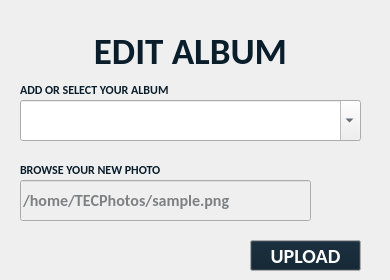
      <widget class="QWidget" name="editAlbum">
       <attribute name="icon">
        <iconset resource="Resources/resources.qrc">
         <normaloff>:/icon/addAlbumOff.png</normaloff>
         <normalon>:/icon/addAlbumOn.png</normalon>:/icon/addAlbumOff.png</iconset>
       </attribute>
       <attribute name="title">
        <string notr="true"/>
       </attribute>
       <widget class="QLabel" name="editAlbumLabel">
        <property name="geometry">
         <rect>
          <x>0</x>
          <y>30</y>
          <width>381</width>
          <height>41</height>
         </rect>
        </property>
        <property name="palette">
         <palette>
          <active>
           <colorrole role="WindowText">
            <brush brushstyle="SolidPattern">
             <color alpha="255">
              <red>10</red>
              <green>29</green>
              <blue>43</blue>
             </color>
            </brush>
           </colorrole>
           <colorrole role="Text">
            <brush brushstyle="SolidPattern">
             <color alpha="255">
              <red>10</red>
              <green>29</green>
              <blue>43</blue>
             </color>
            </brush>
           </colorrole>
           <colorrole role="PlaceholderText">
            <brush brushstyle="SolidPattern">
             <color alpha="128">
              <red>10</red>
              <green>29</green>
              <blue>43</blue>
             </color>
            </brush>
           </colorrole>
          </active>
          <inactive>
           <colorrole role="WindowText">
            <brush brushstyle="SolidPattern">
             <color alpha="255">
              <red>10</red>
              <green>29</green>
              <blue>43</blue>
             </color>
            </brush>
           </colorrole>
           <colorrole role="Text">
            <brush brushstyle="SolidPattern">
             <color alpha="255">
              <red>10</red>
              <green>29</green>
              <blue>43</blue>
             </color>
            </brush>
           </colorrole>
           <colorrole role="PlaceholderText">
            <brush brushstyle="SolidPattern">
             <color alpha="128">
              <red>10</red>
              <green>29</green>
              <blue>43</blue>
             </color>
            </brush>
           </colorrole>
          </inactive>
          <disabled>
           <colorrole role="WindowText">
            <brush brushstyle="SolidPattern">
             <color alpha="255">
              <red>98</red>
              <green>108</green>
              <blue>118</blue>
             </color>
            </brush>
           </colorrole>
           <colorrole role="Text">
            <brush brushstyle="SolidPattern">
             <color alpha="255">
              <red>98</red>
              <green>108</green>
              <blue>118</blue>
             </color>
            </brush>
           </colorrole>
           <colorrole role="PlaceholderText">
            <brush brushstyle="SolidPattern">
             <color alpha="128">
              <red>252</red>
              <green>252</green>
              <blue>252</blue>
             </color>
            </brush>
           </colorrole>
          </disabled>
         </palette>
        </property>
        <property name="font">
         <font>
          <family>Carlito</family>
          <pointsize>28</pointsize>
          <weight>75</weight>
          <bold>true</bold>
         </font>
        </property>
        <property name="lineWidth">
         <number>0</number>
        </property>
        <property name="text">
         <string>EDIT ALBUM</string>
        </property>
        <property name="alignment">
         <set>Qt::AlignCenter</set>
        </property>
       </widget>
       <widget class="QPushButton" name="uploadPhotoButton">
        <property name="enabled">
         <bool>true</bool>
        </property>
        <property name="geometry">
         <rect>
          <x>250</x>
          <y>240</y>
          <width>111</width>
          <height>31</height>
         </rect>
        </property>
        <property name="palette">
         <palette>
          <active>
           <colorrole role="Button">
            <brush brushstyle="SolidPattern">
             <color alpha="255">
              <red>10</red>
              <green>29</green>
              <blue>43</blue>
             </color>
            </brush>
           </colorrole>
           <colorrole role="ButtonText">
            <brush brushstyle="SolidPattern">
             <color alpha="255">
              <red>0</red>
              <green>154</green>
              <blue>254</blue>
             </color>
            </brush>
           </colorrole>
          </active>
          <inactive>
           <colorrole role="Button">
            <brush brushstyle="SolidPattern">
             <color alpha="255">
              <red>10</red>
              <green>29</green>
              <blue>43</blue>
             </color>
            </brush>
           </colorrole>
           <colorrole role="ButtonText">
            <brush brushstyle="SolidPattern">
             <color alpha="255">
              <red>252</red>
              <green>252</green>
              <blue>252</blue>
             </color>
            </brush>
           </colorrole>
          </inactive>
          <disabled>
           <colorrole role="Button">
            <brush brushstyle="SolidPattern">
             <color alpha="255">
              <red>97</red>
              <green>112</green>
              <blue>122</blue>
             </color>
            </brush>
           </colorrole>
           <colorrole role="ButtonText">
            <brush brushstyle="SolidPattern">
             <color alpha="255">
              <red>98</red>
              <green>108</green>
              <blue>118</blue>
             </color>
            </brush>
           </colorrole>
          </disabled>
         </palette>
        </property>
        <property name="font">
         <font>
          <family>Carlito</family>
          <pointsize>15</pointsize>
          <weight>75</weight>
          <bold>true</bold>
         </font>
        </property>
        <property name="cursor">
         <cursorShape>PointingHandCursor</cursorShape>
        </property>
        <property name="autoFillBackground">
         <bool>false</bool>
        </property>
        <property name="text">
         <string>UPLOAD</string>
        </property>
       </widget>
       <widget class="QLineEdit" name="photoPathLineEdit">
        <property name="geometry">
         <rect>
          <x>20</x>
          <y>180</y>
          <width>291</width>
          <height>41</height>
         </rect>
        </property>
        <property name="palette">
         <palette>
          <active>
           <colorrole role="Text">
            <brush brushstyle="SolidPattern">
             <color alpha="255">
              <red>0</red>
              <green>154</green>
              <blue>254</blue>
             </color>
            </brush>
           </colorrole>
           <colorrole role="Base">
            <brush brushstyle="SolidPattern">
             <color alpha="0">
              <red>0</red>
              <green>0</green>
              <blue>0</blue>
             </color>
            </brush>
           </colorrole>
           <colorrole role="PlaceholderText">
            <brush brushstyle="SolidPattern">
             <color alpha="128">
              <red>13</red>
              <green>18</green>
              <blue>22</blue>
             </color>
            </brush>
           </colorrole>
          </active>
          <inactive>
           <colorrole role="Text">
            <brush brushstyle="SolidPattern">
             <color alpha="255">
              <red>0</red>
              <green>154</green>
              <blue>254</blue>
             </color>
            </brush>
           </colorrole>
           <colorrole role="Base">
            <brush brushstyle="SolidPattern">
             <color alpha="0">
              <red>0</red>
              <green>0</green>
              <blue>0</blue>
             </color>
            </brush>
           </colorrole>
           <colorrole role="PlaceholderText">
            <brush brushstyle="SolidPattern">
             <color alpha="128">
              <red>13</red>
              <green>18</green>
              <blue>22</blue>
             </color>
            </brush>
           </colorrole>
          </inactive>
          <disabled>
           <colorrole role="Text">
            <brush brushstyle="SolidPattern">
             <color alpha="255">
              <red>98</red>
              <green>108</green>
              <blue>118</blue>
             </color>
            </brush>
           </colorrole>
           <colorrole role="Base">
            <brush brushstyle="SolidPattern">
             <color alpha="255">
              <red>49</red>
              <green>54</green>
              <blue>59</blue>
             </color>
            </brush>
           </colorrole>
           <colorrole role="PlaceholderText">
            <brush brushstyle="SolidPattern">
             <color alpha="128">
              <red>252</red>
              <green>252</green>
              <blue>252</blue>
             </color>
            </brush>
           </colorrole>
          </disabled>
         </palette>
        </property>
        <property name="font">
         <font>
          <family>Carlito</family>
          <pointsize>12</pointsize>
          <weight>75</weight>
          <bold>true</bold>
          <stylestrategy>PreferDefault</stylestrategy>
          <kerning>false</kerning>
         </font>
        </property>
        <property name="focusPolicy">
         <enum>Qt::NoFocus</enum>
        </property>
        <property name="layoutDirection">
         <enum>Qt::LeftToRight</enum>
        </property>
        <property name="autoFillBackground">
         <bool>false</bool>
        </property>
        <property name="text">
         <string/>
        </property>
        <property name="maxLength">
         <number>999999999</number>
        </property>
        <property name="frame">
         <bool>true</bool>
        </property>
        <property name="alignment">
         <set>Qt::AlignLeading|Qt::AlignLeft|Qt::AlignVCenter</set>
        </property>
        <property name="readOnly">
         <bool>true</bool>
        </property>
        <property name="placeholderText">
         <string notr="true">/home/TECPhotos/sample.png</string>
        </property>
        <property name="clearButtonEnabled">
         <bool>false</bool>
        </property>
       </widget>
       <widget class="QPushButton" name="browseButton">
        <property name="enabled">
         <bool>true</bool>
        </property>
        <property name="geometry">
         <rect>
          <x>320</x>
          <y>180</y>
          <width>40</width>
          <height>40</height>
         </rect>
        </property>
        <property name="palette">
         <palette>
          <active>
           <colorrole role="Button">
            <brush brushstyle="SolidPattern">
             <color alpha="255">
              <red>255</red>
              <green>255</green>
              <blue>255</blue>
             </color>
            </brush>
           </colorrole>
           <colorrole role="ButtonText">
            <brush brushstyle="SolidPattern">
             <color alpha="255">
              <red>0</red>
              <green>154</green>
              <blue>254</blue>
             </color>
            </brush>
           </colorrole>
          </active>
          <inactive>
           <colorrole role="Button">
            <brush brushstyle="SolidPattern">
             <color alpha="255">
              <red>255</red>
              <green>255</green>
              <blue>255</blue>
             </color>
            </brush>
           </colorrole>
           <colorrole role="ButtonText">
            <brush brushstyle="SolidPattern">
             <color alpha="255">
              <red>252</red>
              <green>252</green>
              <blue>252</blue>
             </color>
            </brush>
           </colorrole>
          </inactive>
          <disabled>
           <colorrole role="Button">
            <brush brushstyle="SolidPattern">
             <color alpha="255">
              <red>255</red>
              <green>255</green>
              <blue>255</blue>
             </color>
            </brush>
           </colorrole>
           <colorrole role="ButtonText">
            <brush brushstyle="SolidPattern">
             <color alpha="255">
              <red>98</red>
              <green>108</green>
              <blue>118</blue>
             </color>
            </brush>
           </colorrole>
          </disabled>
         </palette>
        </property>
        <property name="font">
         <font>
          <family>Carlito</family>
          <pointsize>50</pointsize>
          <weight>75</weight>
          <bold>true</bold>
         </font>
        </property>
        <property name="cursor">
         <cursorShape>PointingHandCursor</cursorShape>
        </property>
        <property name="layoutDirection">
         <enum>Qt::LeftToRight</enum>
        </property>
        <property name="autoFillBackground">
         <bool>false</bool>
        </property>
        <property name="text">
         <string notr="true"/>
        </property>
        <property name="icon">
         <iconset resource="Resources/resources.qrc">
          <normaloff>:/icon/browseImage.png</normaloff>:/icon/browseImage.png</iconset>
        </property>
        <property name="iconSize">
         <size>
          <width>40</width>
          <height>40</height>
         </size>
        </property>
        <property name="flat">
         <bool>true</bool>
        </property>
       </widget>
       <widget class="QComboBox" name="editAlbumSelectorComboBox">
        <property name="geometry">
         <rect>
          <x>20</x>
          <y>100</y>
          <width>341</width>
          <height>41</height>
         </rect>
        </property>
        <property name="palette">
         <palette>
          <active>
           <colorrole role="WindowText">
            <brush brushstyle="SolidPattern">
             <color alpha="255">
              <red>10</red>
              <green>29</green>
              <blue>43</blue>
             </color>
            </brush>
           </colorrole>
           <colorrole role="Text">
            <brush brushstyle="SolidPattern">
             <color alpha="255">
              <red>10</red>
              <green>29</green>
              <blue>43</blue>
             </color>
            </brush>
           </colorrole>
           <colorrole role="BrightText">
            <brush brushstyle="SolidPattern">
             <color alpha="255">
              <red>10</red>
              <green>29</green>
              <blue>43</blue>
             </color>
            </brush>
           </colorrole>
           <colorrole role="ButtonText">
            <brush brushstyle="SolidPattern">
             <color alpha="255">
              <red>10</red>
              <green>29</green>
              <blue>43</blue>
             </color>
            </brush>
           </colorrole>
           <colorrole role="PlaceholderText">
            <brush brushstyle="SolidPattern">
             <color alpha="128">
              <red>61</red>
              <green>174</green>
              <blue>233</blue>
             </color>
            </brush>
           </colorrole>
          </active>
          <inactive>
           <colorrole role="WindowText">
            <brush brushstyle="SolidPattern">
             <color alpha="255">
              <red>10</red>
              <green>29</green>
              <blue>43</blue>
             </color>
            </brush>
           </colorrole>
           <colorrole role="Text">
            <brush brushstyle="SolidPattern">
             <color alpha="255">
              <red>10</red>
              <green>29</green>
              <blue>43</blue>
             </color>
            </brush>
           </colorrole>
           <colorrole role="BrightText">
            <brush brushstyle="SolidPattern">
             <color alpha="255">
              <red>10</red>
              <green>29</green>
              <blue>43</blue>
             </color>
            </brush>
           </colorrole>
           <colorrole role="ButtonText">
            <brush brushstyle="SolidPattern">
             <color alpha="255">
              <red>10</red>
              <green>29</green>
              <blue>43</blue>
             </color>
            </brush>
           </colorrole>
           <colorrole role="PlaceholderText">
            <brush brushstyle="SolidPattern">
             <color alpha="128">
              <red>61</red>
              <green>174</green>
              <blue>233</blue>
             </color>
            </brush>
           </colorrole>
          </inactive>
          <disabled>
           <colorrole role="WindowText">
            <brush brushstyle="SolidPattern">
             <color alpha="255">
              <red>98</red>
              <green>108</green>
              <blue>118</blue>
             </color>
            </brush>
           </colorrole>
           <colorrole role="Text">
            <brush brushstyle="SolidPattern">
             <color alpha="255">
              <red>98</red>
              <green>108</green>
              <blue>118</blue>
             </color>
            </brush>
           </colorrole>
           <colorrole role="BrightText">
            <brush brushstyle="SolidPattern">
             <color alpha="255">
              <red>10</red>
              <green>29</green>
              <blue>43</blue>
             </color>
            </brush>
           </colorrole>
           <colorrole role="ButtonText">
            <brush brushstyle="SolidPattern">
             <color alpha="255">
              <red>98</red>
              <green>108</green>
              <blue>118</blue>
             </color>
            </brush>
           </colorrole>
           <colorrole role="PlaceholderText">
            <brush brushstyle="SolidPattern">
             <color alpha="128">
              <red>252</red>
              <green>252</green>
              <blue>252</blue>
             </color>
            </brush>
           </colorrole>
          </disabled>
         </palette>
        </property>
        <property name="font">
         <font>
          <family>Carlito</family>
          <pointsize>12</pointsize>
          <weight>75</weight>
          <bold>true</bold>
         </font>
        </property>
        <property name="cursor">
         <cursorShape>PointingHandCursor</cursorShape>
        </property>
        <property name="editable">
         <bool>true</bool>
        </property>
        <property name="currentText">
         <string/>
        </property>
        <property name="maxVisibleItems">
         <number>1000000000</number>
        </property>
        <property name="insertPolicy">
         <enum>QComboBox::InsertAlphabetically</enum>
        </property>
        <property name="sizeAdjustPolicy">
         <enum>QComboBox::AdjustToMinimumContentsLengthWithIcon</enum>
        </property>
        <property name="placeholderText">
         <string>Add or select your album</string>
        </property>
        <property name="frame">
         <bool>true</bool>
        </property>
       </widget>
       <widget class="QLabel" name="browseAlbumLabel">
        <property name="geometry">
         <rect>
          <x>20</x>
          <y>80</y>
          <width>341</width>
          <height>20</height>
         </rect>
        </property>
        <property name="palette">
         <palette>
          <active>
           <colorrole role="WindowText">
            <brush brushstyle="SolidPattern">
             <color alpha="255">
              <red>10</red>
              <green>29</green>
              <blue>43</blue>
             </color>
            </brush>
           </colorrole>
           <colorrole role="Text">
            <brush brushstyle="SolidPattern">
             <color alpha="255">
              <red>10</red>
              <green>29</green>
              <blue>43</blue>
             </color>
            </brush>
           </colorrole>
           <colorrole role="PlaceholderText">
            <brush brushstyle="SolidPattern">
             <color alpha="128">
              <red>10</red>
              <green>29</green>
              <blue>43</blue>
             </color>
            </brush>
           </colorrole>
          </active>
          <inactive>
           <colorrole role="WindowText">
            <brush brushstyle="SolidPattern">
             <color alpha="255">
              <red>10</red>
              <green>29</green>
              <blue>43</blue>
             </color>
            </brush>
           </colorrole>
           <colorrole role="Text">
            <brush brushstyle="SolidPattern">
             <color alpha="255">
              <red>10</red>
              <green>29</green>
              <blue>43</blue>
             </color>
            </brush>
           </colorrole>
           <colorrole role="PlaceholderText">
            <brush brushstyle="SolidPattern">
             <color alpha="128">
              <red>10</red>
              <green>29</green>
              <blue>43</blue>
             </color>
            </brush>
           </colorrole>
          </inactive>
          <disabled>
           <colorrole role="WindowText">
            <brush brushstyle="SolidPattern">
             <color alpha="255">
              <red>98</red>
              <green>108</green>
              <blue>118</blue>
             </color>
            </brush>
           </colorrole>
           <colorrole role="Text">
            <brush brushstyle="SolidPattern">
             <color alpha="255">
              <red>98</red>
              <green>108</green>
              <blue>118</blue>
             </color>
            </brush>
           </colorrole>
           <colorrole role="PlaceholderText">
            <brush brushstyle="SolidPattern">
             <color alpha="128">
              <red>252</red>
              <green>252</green>
              <blue>252</blue>
             </color>
            </brush>
           </colorrole>
          </disabled>
         </palette>
        </property>
        <property name="font">
         <font>
          <family>Carlito</family>
          <pointsize>9</pointsize>
          <weight>75</weight>
          <bold>true</bold>
         </font>
        </property>
        <property name="lineWidth">
         <number>0</number>
        </property>
        <property name="text">
         <string>ADD OR SELECT YOUR ALBUM</string>
        </property>
        <property name="alignment">
         <set>Qt::AlignLeading|Qt::AlignLeft|Qt::AlignVCenter</set>
        </property>
       </widget>
       <widget class="QLabel" name="browsePhotoAlbumLabel">
        <property name="geometry">
         <rect>
          <x>20</x>
          <y>160</y>
          <width>291</width>
          <height>20</height>
         </rect>
        </property>
        <property name="palette">
         <palette>
          <active>
           <colorrole role="WindowText">
            <brush brushstyle="SolidPattern">
             <color alpha="255">
              <red>10</red>
              <green>29</green>
              <blue>43</blue>
             </color>
            </brush>
           </colorrole>
           <colorrole role="Text">
            <brush brushstyle="SolidPattern">
             <color alpha="255">
              <red>10</red>
              <green>29</green>
              <blue>43</blue>
             </color>
            </brush>
           </colorrole>
           <colorrole role="PlaceholderText">
            <brush brushstyle="SolidPattern">
             <color alpha="128">
              <red>10</red>
              <green>29</green>
              <blue>43</blue>
             </color>
            </brush>
           </colorrole>
          </active>
          <inactive>
           <colorrole role="WindowText">
            <brush brushstyle="SolidPattern">
             <color alpha="255">
              <red>10</red>
              <green>29</green>
              <blue>43</blue>
             </color>
            </brush>
           </colorrole>
           <colorrole role="Text">
            <brush brushstyle="SolidPattern">
             <color alpha="255">
              <red>10</red>
              <green>29</green>
              <blue>43</blue>
             </color>
            </brush>
           </colorrole>
           <colorrole role="PlaceholderText">
            <brush brushstyle="SolidPattern">
             <color alpha="128">
              <red>10</red>
              <green>29</green>
              <blue>43</blue>
             </color>
            </brush>
           </colorrole>
          </inactive>
          <disabled>
           <colorrole role="WindowText">
            <brush brushstyle="SolidPattern">
             <color alpha="255">
              <red>98</red>
              <green>108</green>
              <blue>118</blue>
             </color>
            </brush>
           </colorrole>
           <colorrole role="Text">
            <brush brushstyle="SolidPattern">
             <color alpha="255">
              <red>98</red>
              <green>108</green>
              <blue>118</blue>
             </color>
            </brush>
           </colorrole>
           <colorrole role="PlaceholderText">
            <brush brushstyle="SolidPattern">
             <color alpha="128">
              <red>252</red>
              <green>252</green>
              <blue>252</blue>
             </color>
            </brush>
           </colorrole>
          </disabled>
         </palette>
        </property>
        <property name="font">
         <font>
          <family>Carlito</family>
          <pointsize>9</pointsize>
          <weight>75</weight>
          <bold>true</bold>
         </font>
        </property>
        <property name="lineWidth">
         <number>0</number>
        </property>
        <property name="text">
         <string>BROWSE YOUR NEW PHOTO</string>
        </property>
        <property name="alignment">
         <set>Qt::AlignLeading|Qt::AlignLeft|Qt::AlignVCenter</set>
        </property>
       </widget>
      </widget>
